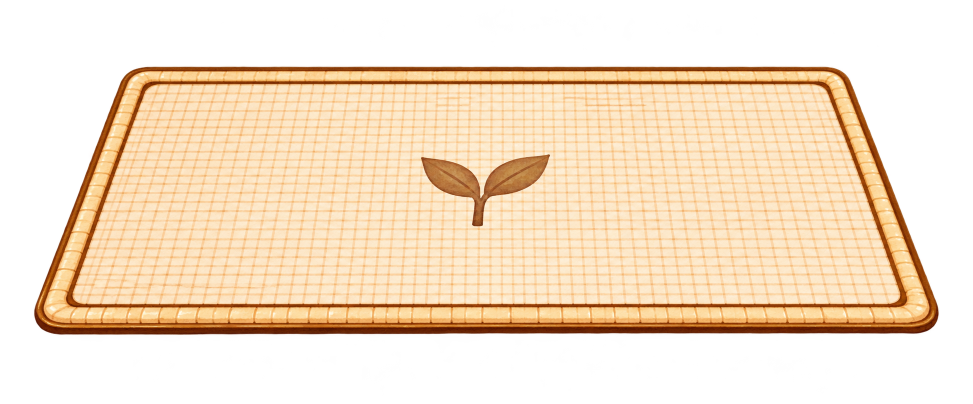
#> input picture tools/sheets/cup-holder.png, 1945 x 808 px (shown at 1/2 size)
$ python cut-cup-holder.py
#> lines starting #> are read from the running program, lines starting #| are printed output that depends on the picture
"""Cut the painted cup holder down to the size the game actually draws it at.

    python3 tools/cut-cup-holder.py      # needs Pillow

`tools/sheets/cup-holder.png` is the holder lifted off the kitchen painting by the built-in
imagegen tool (the prompt is in `docs/cup-holder-art.md`). It comes back nearly two thousand
pixels wide, and the mat is a few hundred on a phone — a woven grid shrunk by that much is
sampled, not averaged, and the weave breaks into stripes that crawl as the cup moves over it.
So the sprite is reduced here, once, with a filter that looks at every pixel it is dropping.

The target is twice the mat's own size in `kitchen-warm.png` (`ROOM_BG_CUP_HOLDER`), which is as
large as the holder is ever drawn on a high-density phone. Two other things happen on the way:

* the extraction leaves a faint haze over its whole canvas — alpha of 1 to 8, invisible on its
  own but a visible pale rectangle once it is composited over the counter — so anything that
  faint is cleared before the sprite is trimmed to what is left;
* the trim is what squares the sprite up with the painted mat, so the game can draw it straight
  into the box it measured off the painting with no crop rectangle of its own.
"""

from pathlib import Path

from PIL import Image


ROOT = Path(__file__).resolve().parent.parent
SOURCE = ROOT / 'tools/sheets/cup-holder.png'
TARGET = ROOT / 'src/assets/kitchen/cup-holder.png'

#: The mat as `kitchen-warm.png` paints it, doubled. Keep this in step with ROOM_BG_CUP_HOLDER.
SIZE = (424 * 2, 127 * 2)
#: Alpha at or under this is the extraction's haze rather than the painting's own soft edge.
HAZE = 8


def main():
    image = Image.open(SOURCE).convert('RGBA')
#> image is the input picture: PIL image 1945x808 RGBA; mean R, G, B, A 133.7, 112.2, 88, 140.7
    alpha = image.getchannel('A')
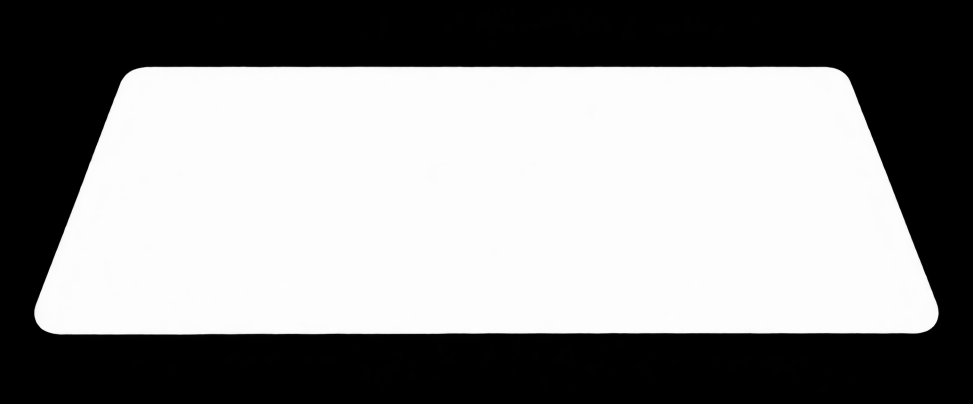
#> alpha: PIL image 1945x808 L (shown at 1/2 size); min 0, max 255, mean 140.7
    image.putalpha(alpha.point(lambda value: 0 if value <= HAZE else value))
    box = image.getchannel('A').getbbox()
#> box = (68, 131, 1878, 672)
    if box is None:
        raise ValueError(f'{SOURCE.name} is empty once its haze is cleared')
    holder = image.crop(box).resize(SIZE, Image.LANCZOS)
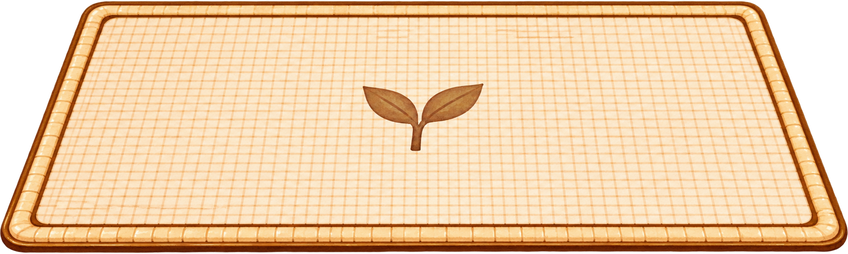
#> holder: PIL image 848x254 RGBA; mean R, G, B, A 212.2, 179, 140.8, 225.7; transparent parts drawn white
    TARGET.parent.mkdir(parents=True, exist_ok=True)
    holder.save(TARGET, optimize=True)
    print(f'{TARGET.relative_to(ROOT)}  {box[2] - box[0]}x{box[3] - box[1]} -> {SIZE[0]}x{SIZE[1]}')
#| src/assets/kitchen/cup-holder.png  1810x541 -> 848x254


if __name__ == '__main__':
    main()

$ run again, with tools/sheets/ice-cube-clear.png copied over tools/sheets/cup-holder.png
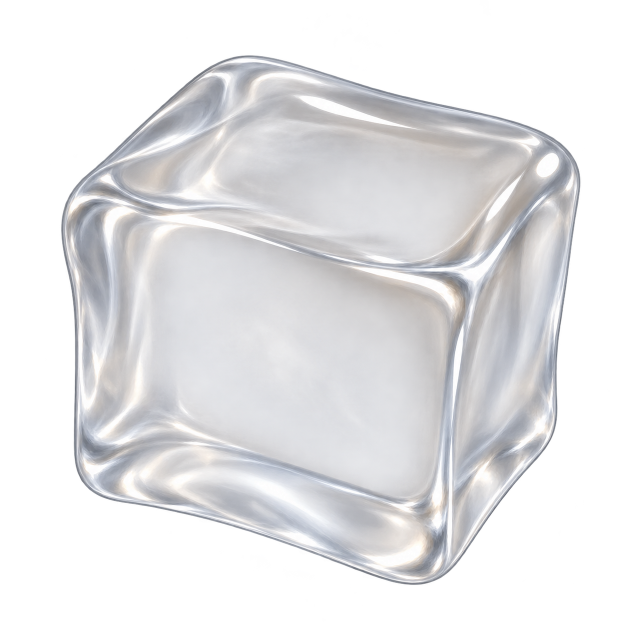
#> input picture tools/sheets/ice-cube-clear.png, 1254 x 1254 px (shown at 1/2 size)
#> in main, image is the input picture: PIL image 1254x1254 RGBA; mean R, G, B, A 111.3, 111.3, 113.1, 125.2
#> in main, `alpha = image.getchannel('A')`:
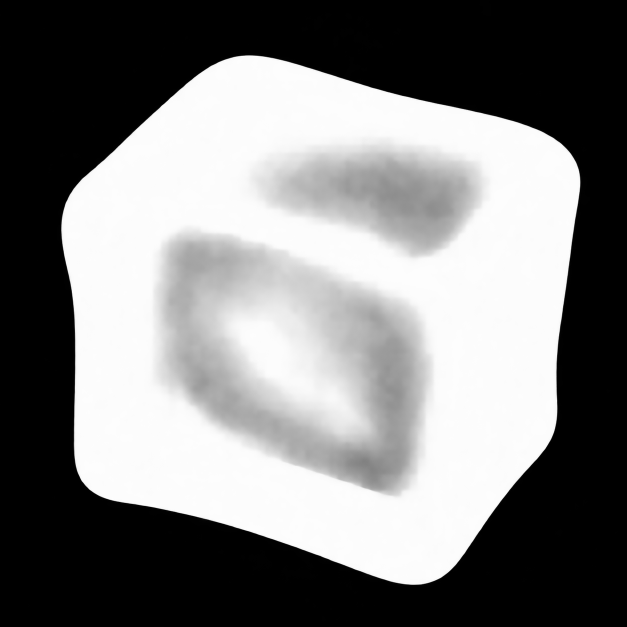
#> alpha: PIL image 1254x1254 L (shown at 1/2 size); min 0, max 255, mean 125.2
#> box = (122, 110, 1162, 1170)
#> in main, `holder = image.crop(box).resize(SIZE, Image.LANCZOS)`:
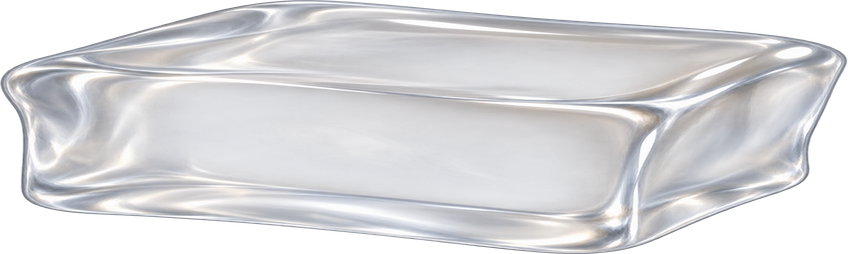
#> holder: PIL image 848x254 RGBA; mean R, G, B, A 156.5, 156.5, 159.1, 178.5; transparent parts drawn white
#| src/assets/kitchen/cup-holder.png  1040x1060 -> 848x254
